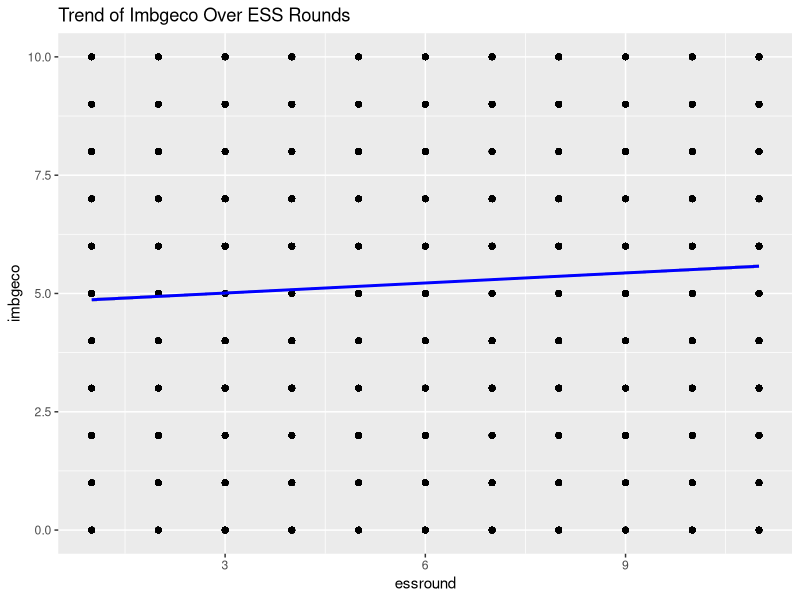
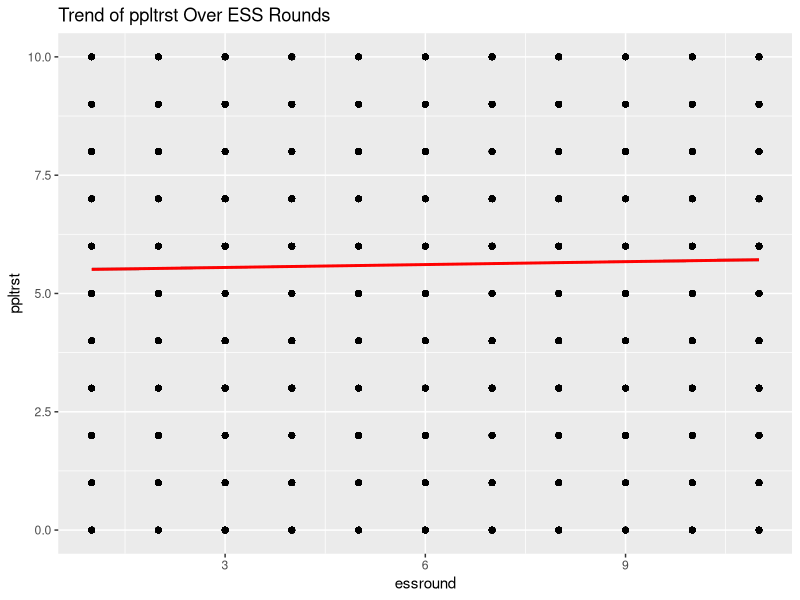
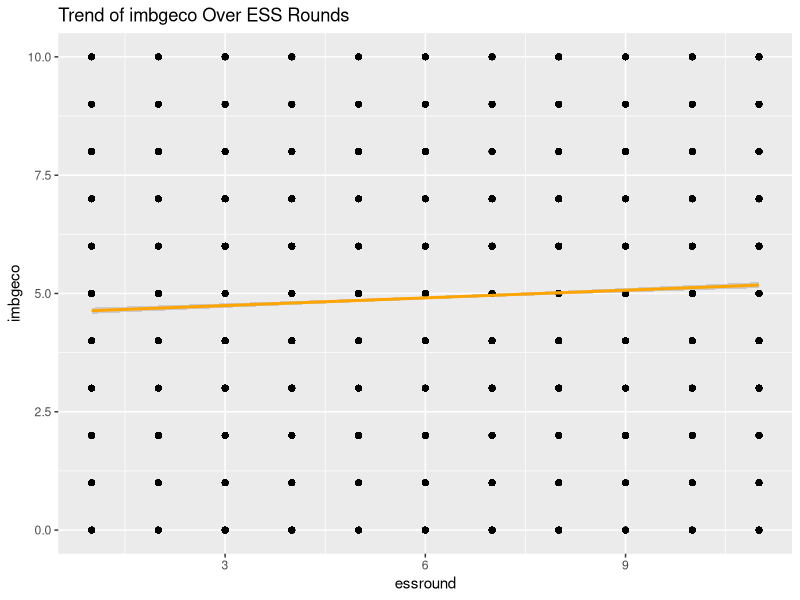
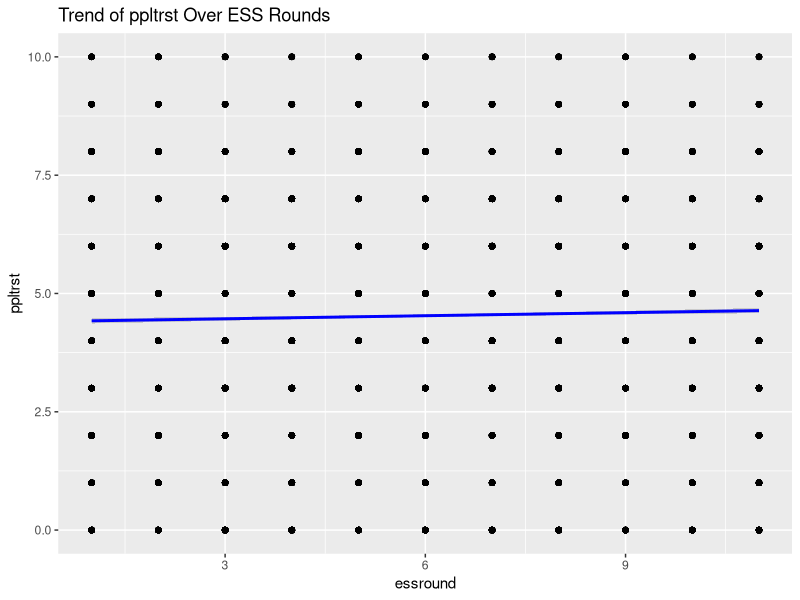
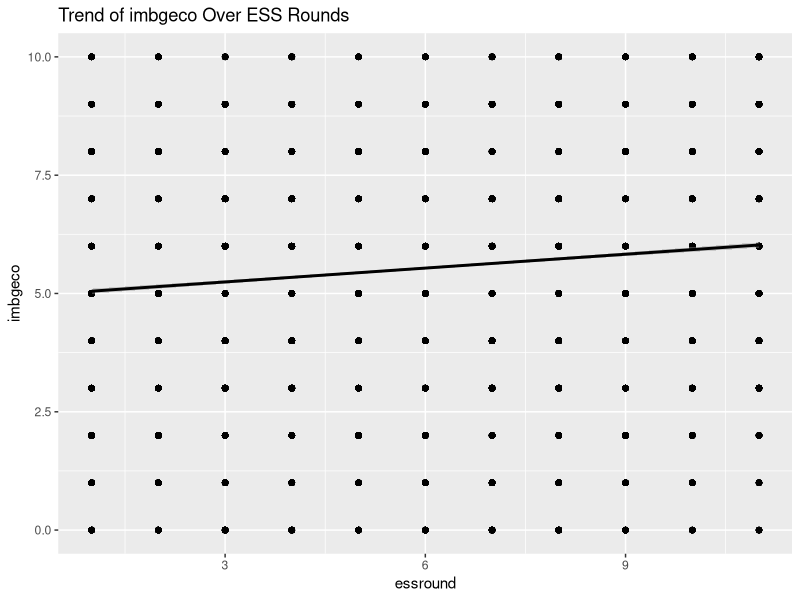
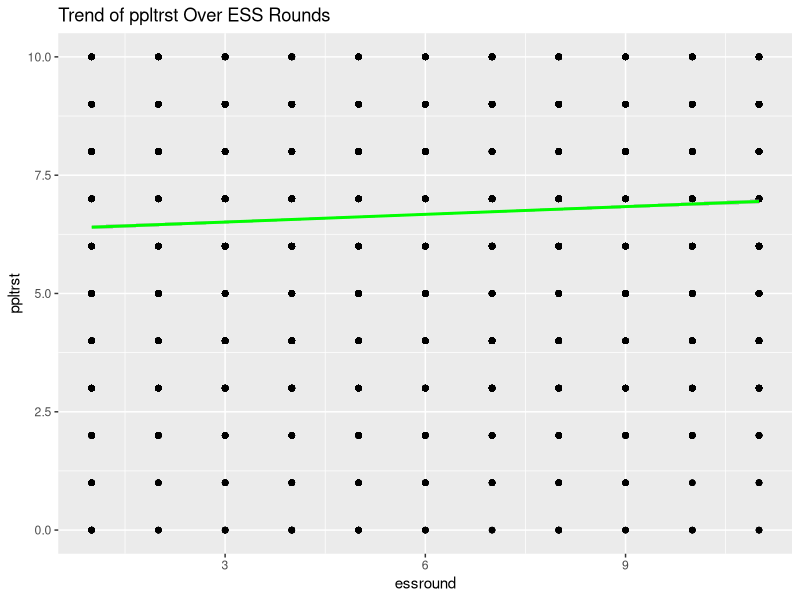
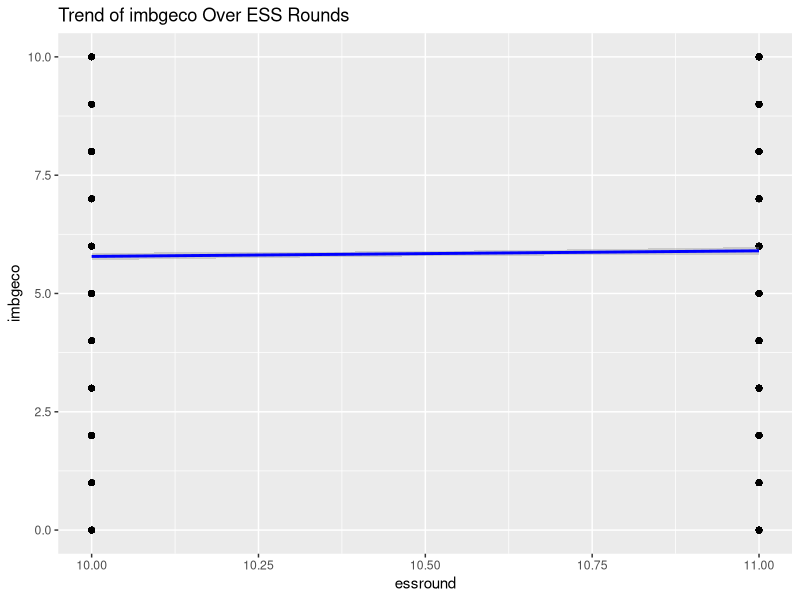
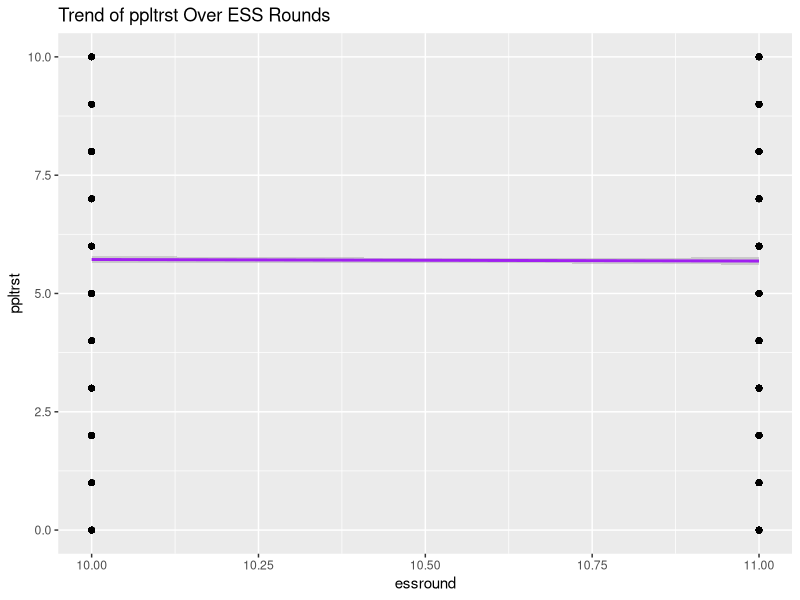

Write the R code that produced these figures, in order.
# Step 1: Load libraries
library(ggplot2)
library(dplyr)
library(readr)
library(tidyverse)

ESS1 <- read.csv("ESS1.csv")
View(ESS1)


# Step 2a: Removing unwanted columns (Data Cleaning)
ESS1 <- select(ESS1,-"dweight",-"pspwght",-"pweight",-"anweight",-"prob",-"stratum",-"psu")
View(ESS1)


# Step 2b: Remove records with special values (e.g., 999 for missing age)
ESS1 <- ESS1 |>
  filter(
    !hhmmb %in% c(77,88,99),
    !agea %in% c(999),
    !eduyrs %in% c(77,88,99),
    !imbgeco %in% c(77,88,99),
    !ppltrst %in% c(77,88,99)
  )
View(ESS1)


# Step 3:  Perform linear regressions of each dependent variable using only the essround variable as the independent variable. Based on this, determine whether there would be a tendency for each selected dependent variable to increase or decrease in the future (i.e. for the next ESS round, number 12).
lm_dep1 <- lm(imbgeco ~ essround, data = ESS1)
lm_dep2 <- lm(ppltrst ~ essround, data = ESS1)
summary(lm_dep1)
summary(lm_dep2)



# Step 4: Repeat the analysis performed in item 3, considering exclusively the data from each of the two previously chosen countries. Is there any difference in this regard? In other words, what differences are there between the trends in these countries?
cntry1_data <- ESS1 %>% filter(cntry == "FR")
cntry2_data <- ESS1 %>% filter(cntry == "FI")

# Step 4a: Regression for FR
lm_cntry1A <- lm(imbgeco ~ essround, data = cntry1_data)
lm_cntry1B <- lm(ppltrst ~ essround, data = cntry1_data)
summary(lm_cntry1A)
summary(lm_cntry1B)

# Step 4b: Regression for FI
lm_cntry2A <- lm(imbgeco ~ essround, data = cntry2_data)
lm_cntry2B <- lm(ppltrst ~ essround, data = cntry2_data)
summary(lm_cntry2A)
summary(lm_cntry2B)


# Step 5:  Repeat the analysis performed in item 3, considering exclusively the data from the 2 most recent ESS rounds. What differences are there between the trends in this case, compared to those obtained from the data from all rounds?
ESS2_rounds <- ESS1 |> filter(essround %in% c(10,11))
View(ESS2_rounds)

lm_recentA <- lm(ESS2_rounds$imbgeco ~ essround, data = ESS2_rounds)

lm_recentB <- lm(ESS2_rounds$ppltrst ~ essround, data = ESS2_rounds)
summary(lm_recentA)
summary(lm_recentB)



# Step 6: Graphically represent the linear regressions performed in items 3, 4 and 5, in a scatter plot essround vs “dependent variable”, also showing the line relative to the linear regression, as exemplified in the course material.
# Graph for model lm_dep1
plot1 <- ggplot(ESS1, aes(x = essround, y = imbgeco)) +
  geom_point() + geom_smooth(method = "lm", col = "blue") +
  ggtitle("Trend of Imbgeco Over ESS Rounds")
print(plot1)

# Graph for model lm_dep2
plot2 <- ggplot(ESS1, aes(x = essround, y = ppltrst)) +
  geom_point() + geom_smooth(method = "lm", col = "red") +
  ggtitle("Trend of ppltrst Over ESS Rounds")
print(plot2)

# Graphy for model lm_cntry1A
plot3 <- ggplot(cntry1_data, aes(x = essround, y = imbgeco)) +
  geom_point() + geom_smooth(method = "lm", col = "orange") +
  ggtitle("Trend of imbgeco Over ESS Rounds")
print(plot3)

# Graphy for model lm_cntry1B
plot4 <- ggplot(cntry1_data, aes(x = essround, y = ppltrst)) +
  geom_point() + geom_smooth(method = "lm", col = "blue") +
  ggtitle("Trend of ppltrst Over ESS Rounds")
print(plot4)

# Graph for model lm_cntry2A
plot5 <- ggplot(cntry2_data, aes(x = essround, y = imbgeco)) +
  geom_point() + geom_smooth(method = "lm", col = "black") +
  ggtitle("Trend of imbgeco Over ESS Rounds")
print(plot5)

# Graph for model lm_cntry2B
plot6 <- ggplot(cntry2_data, aes(x = essround, y = ppltrst)) +
  geom_point() + geom_smooth(method = "lm", col = "green") +
  ggtitle("Trend of ppltrst Over ESS Rounds")
print(plot6)

# Grapy for the model lm_recentA
plot7 <- ggplot(ESS2_rounds, aes(x = essround, y = imbgeco)) +
  geom_point() + geom_smooth(method = "lm", col = "blue") +
  ggtitle("Trend of imbgeco Over ESS Rounds")
print(plot7)

# Graph for model lm_recentB
plot8 <- ggplot(ESS2_rounds, aes(x = essround, y = ppltrst)) +
  geom_point() + geom_smooth(method = "lm", col = "purple") +
  ggtitle("Trend of ppltrst Over ESS Rounds")
print(plot8)


# Step 7:  Perform linear regressions of each dependent variable with hhmmb, agea, eduyrs and essround as independent variables. 
lm_multiple1 <- lm(imbgeco ~ hhmmb + agea + eduyrs + essround, data = ESS1)
summary(lm_multiple1)

lm_multiple2 <- lm(ppltrst ~ hhmmb + agea + eduyrs + essround, data = ESS1)
summary(lm_multiple2)

# Step 7a:Try to improve the models obtained by removing some variables as well as by adding new variables constructed from the original ones (e.g., calculating an individual's body mass index from their weight and height), as exemplified in the course material. Explain each step of this process.
#Removal of variable hmmmb and essround
lm_multiple3 <- lm(imbgeco ~  agea + eduyrs, data = ESS1)
summary(lm_multiple3)

# Removal of hmmmb, essround and eduyrs
lm_multiple4 <- lm(ppltrst ~  agea, data = ESS1)
summary(lm_multiple4)

# Step 7b: adding new variables constructed from the original ones (e.g., calculating an individual's body mass index from their weight and height), as exemplified in the course material.
# Create a new variable: age_trust_diff
ESS1 <- ESS1 %>%
mutate(age_trust_diff = agea - ppltrst)
View(ESS1)

# Step 7c: Try to improve the model
mode1 <- lm(ppltrst ~ age_trust_diff + hhmmb + agea + eduyrs + essround, data = ESS1)
summary(mode1)

# Create a new variable: age_imbgeco_diff
ESS1 <- ESS1 %>%
mutate(age_imbgeco_diff = agea - imbgeco)
View(ESS1)

mode2 <- lm(imbgeco ~ age_imbgeco_diff + hhmmb + agea + eduyrs + essround, data = ESS1)
summary(mode2)

# Step 8: Model Comparison
summary(lm_multiple1)$adj.r.squared
summary(lm_multiple2)$adj.r.squared
summary(lm_multiple3)$adj.r.squared
summary(lm_multiple4)$adj.r.squared
summary(mode1)$adj.r.squared
summary(mode2)$adj.r.squared

# Step 8a: Store Adjusted R-squared values
adj_r_squared_values <- c(
  mode1 = summary(mode1)$adj.r.squared,
  mode2 = summary(mode2)$adj.r.squared,
  lm_multiple1 = summary(lm_multiple1)$adj.r.squared,
  lm_multiple2 = summary(lm_multiple2)$adj.r.squared,
  lm_multiple3 = summary(lm_multiple3)$adj.r.squared,
  lm_multiple4 = summary(lm_multiple4)$adj.r.squared
)

# Step 8b: Rank models based on Adjusted R-squared in descending order
ranked_models <- sort(adj_r_squared_values, decreasing = TRUE)
print(ranked_models)


# Step 9: For each model obtained in item 7, produce a scatter plot of “dependent variable” vs. residuals, in which each of the elements of the model's training sample is represented. Can you observe any pattern or trend?

# Graph for model lm_multiple1 vs residuals
plot_residuals1 <- ggplot(ESS1, aes(x = imbgeco, y = residuals(lm_multiple1 ))) +
  geom_point() + geom_hline(yintercept = 0, col = "red") +
  ggtitle("Residual Plot for Multiple Regression Model")
print(plot_residuals1)

# Graph for model lm_multiple2 vs residuals
plot_residuals2 <- ggplot(ESS1, aes(x = ppltrst, y = residuals( lm_multiple2 ))) +
  geom_point() + geom_hline(yintercept = 0, col = "blue") +
  ggtitle("Residual Plot for Multiple Regression Model")
print(plot_residuals2)

# Graph for model lm_multiple3 vs residuals
plot_residuals3 <- ggplot(ESS1, aes(x = imbgeco, y = residuals( lm_multiple3 ))) +
  geom_point() + geom_hline(yintercept = 0, col = "purple") +
  ggtitle("Residual Plot for Multiple Regression Model")
print(plot_residuals3)

# Graph for model lm_multiple4 vs residuals
plot_residuals4 <- ggplot(ESS1, aes(x = ppltrst, y = residuals( lm_multiple4 ))) +
  geom_point() + geom_hline(yintercept = 0, col = "red") +
  ggtitle("Residual Plot for Multiple Regression Model")
print(plot_residuals4)

#Graph for mode1 vs residuals
plot_residuals5 <- ggplot(ESS1, aes(x = ppltrst, y = residuals( mode1 ))) +
  geom_point() + geom_hline(yintercept = 0, col = "blue") +
  ggtitle("Residual Plot for Multiple Regression Model")
print(plot_residuals5)

# Graph for mode2 vs residuals
plot_residuals6 <- ggplot(ESS1, aes(x = imbgeco, y = residuals( mode2 ))) +
  geom_point() + geom_hline(yintercept = 0, col = "blue") +
  ggtitle("Residual Plot for Multiple Regression Model")
print(plot_residuals6)

